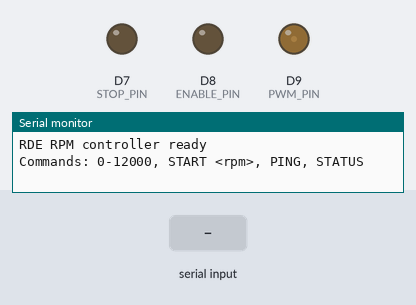
The sketch below on a simulated Arduino Zero (SAMD21). On the bench: output pins drawn as LEDs (lit = HIGH), the last lines printed to the serial monitor. Inputs (shaded band) come from the test bench.

Above: at 3.2 s.
3.3 s: "90\n" received over Serial
At 4.4 s:
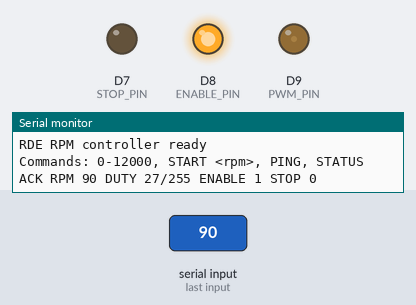
5.0 s: "0\n" received over Serial
At 6.1 s:
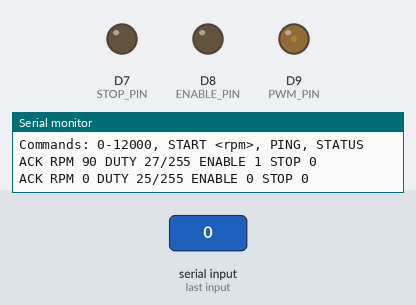
Timing chart, 0 to 8.0 s (numbered marks = the images above; inputs shaded):
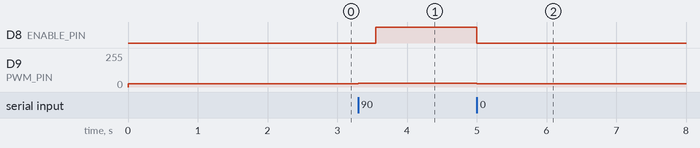

Measured:
- after the input at 3.3 s, D8 (ENABLE_PIN): LOW → HIGH after 0.25 s; D9 (PWM_PIN): 25/255 → 27/255 at once
- after the input at 5.0 s, D8 (ENABLE_PIN): HIGH → LOW at once; D9 (PWM_PIN): 27/255 → 25/255 at once

The sketch:

rpminput.ino
```cpp
#include <Arduino.h>

const int PWM_PIN    = 9;   // ESCON DI1
const int ENABLE_PIN = 8;   // ESCON DI2
const int STOP_PIN   = 7;   // ESCON DI4
const long MIN_RPM = 0;
const long MAX_RPM = 12000;
const long STOP_RPM_MAX = 20;
// Keep the ESCON signal identical to the original, proven controller sketch.
// The July 17 change to a 12-bit command path added an unnecessary variable
// while diagnosing the station. The robust parser and command ACKs below do
// not require changing the physical PWM calibration.
const int PWM_RESOLUTION_BITS = 8;
const int PWM_MAX_VALUE = 255;
const int MIN_DUTY_VALUE = 25;
const int MAX_DUTY_VALUE = 229;
const unsigned long PWM_BEFORE_ENABLE_SETTLE_MS = 250;
const unsigned long ENABLE_SETTLE_MS = 25;

long commandedRpm = 0;
int commandedDuty = MIN_DUTY_VALUE;


bool parseIntegerLine(const String &line, long &value) {
  char buffer[24];

  if (line.length() == 0 || line.length() >= sizeof(buffer)) {
    return false;
  }

  line.toCharArray(buffer, sizeof(buffer));

  char *endPointer = nullptr;
  value = strtol(buffer, &endPointer, 10);

  while (*endPointer == ' ' || *endPointer == '\t') {
    endPointer++;
  }

  return *endPointer == '\0';
}


int dutyForRpm(long rpm) {
  // Preserve the established ESCON calibration: 25/255 is zero speed and
  // 229/255 is 12000 RPM.
  // The application deliberately uses 20 RPM as its stop command, so keep
  // 0-20 RPM at the calibrated zero-speed duty instead of allowing creep.
  if (rpm <= STOP_RPM_MAX) {
    return MIN_DUTY_VALUE;
  }

  const long dutySpan = (long)MAX_DUTY_VALUE - MIN_DUTY_VALUE;
  return MIN_DUTY_VALUE
      + (int)((rpm * dutySpan + (MAX_RPM / 2L)) / MAX_RPM);
}


void applyRpm(long rpm) {
  commandedRpm = rpm;
  commandedDuty = dutyForRpm(rpm);
  analogWrite(PWM_PIN, commandedDuty);
}


void disableDriveAtRpm(long rpm) {
  digitalWrite(ENABLE_PIN, LOW);
  digitalWrite(STOP_PIN, LOW);
  applyRpm(rpm);
}


void startDriveAtRpm(long rpm) {
  // ESCON requires a valid 10-90% PWM signal before its drive-enable input
  // becomes active. The calibrated 25/255 stop duty is slightly below 10%,
  // so establish the requested running PWM while disabled, then enable.
  digitalWrite(ENABLE_PIN, LOW);
  digitalWrite(STOP_PIN, LOW);
  applyRpm(rpm);
  delay(PWM_BEFORE_ENABLE_SETTLE_MS);
  digitalWrite(ENABLE_PIN, HIGH);
  delay(ENABLE_SETTLE_MS);
}


void printStatus(const char *prefix) {
  Serial.print(prefix);
  Serial.print(" RPM ");
  Serial.print(commandedRpm);
  Serial.print(" DUTY ");
  Serial.print(commandedDuty);
  Serial.print("/");
  Serial.print(PWM_MAX_VALUE);
  Serial.print(" ENABLE ");
  Serial.print(digitalRead(ENABLE_PIN));
  Serial.print(" STOP ");
  Serial.println(digitalRead(STOP_PIN));
}


void setup() {
  pinMode(PWM_PIN, OUTPUT);
  pinMode(ENABLE_PIN, OUTPUT);
  pinMode(STOP_PIN, OUTPUT);

  // Keep the ESCON disabled until its PWM set-value input is valid. Enabling
  // it first can leave the controller unable to run after a power/reset cycle.
  digitalWrite(ENABLE_PIN, LOW);
  digitalWrite(STOP_PIN, LOW);
  analogWriteResolution(PWM_RESOLUTION_BITS);
  disableDriveAtRpm(0);

  Serial.begin(115200);
  Serial.setTimeout(100);
  delay(2000);
  Serial.println("RDE RPM controller ready");
  Serial.println("Commands: 0-12000, START <rpm>, PING, STATUS");
}


void loop() {
  if (!Serial.available()) {
    return;
  }

  String line = Serial.readStringUntil('\n');
  line.trim();

  if (line.length() == 0) {
    return;
  }

  if (line.equalsIgnoreCase("PING")) {
    Serial.println("ACK PONG RDE");
    return;
  }

  if (line.equalsIgnoreCase("STATUS")) {
    printStatus("STATUS");
    return;
  }

  long rpm = 0;
  bool startCommand = false;
  String rpmText = line;
  if (line.length() > 6 && line.substring(0, 6).equalsIgnoreCase("START ")) {
    startCommand = true;
    rpmText = line.substring(6);
    rpmText.trim();
  }

  if (!parseIntegerLine(rpmText, rpm)) {
    Serial.println("ERR RPM command must be an integer from 0 to 12000");
    return;
  }

  if (rpm < MIN_RPM || rpm > MAX_RPM) {
    Serial.println("ERR RPM command is outside 0 to 12000");
    return;
  }

  if (startCommand) {
    if (rpm <= STOP_RPM_MAX) {
      Serial.println("ERR START rpm must be greater than 20");
      return;
    }
    startDriveAtRpm(rpm);
    printStatus("ACK STARTED");
    return;
  }

  if (rpm <= STOP_RPM_MAX) {
    // A software stop also disables the ESCON power stage. The next run must
    // pass through START's valid-PWM-before-enable sequence.
    disableDriveAtRpm(rpm);
  } else if (digitalRead(ENABLE_PIN) == LOW) {
    startDriveAtRpm(rpm);
  } else {
    applyRpm(rpm);
  }
  printStatus("ACK");
}
```
